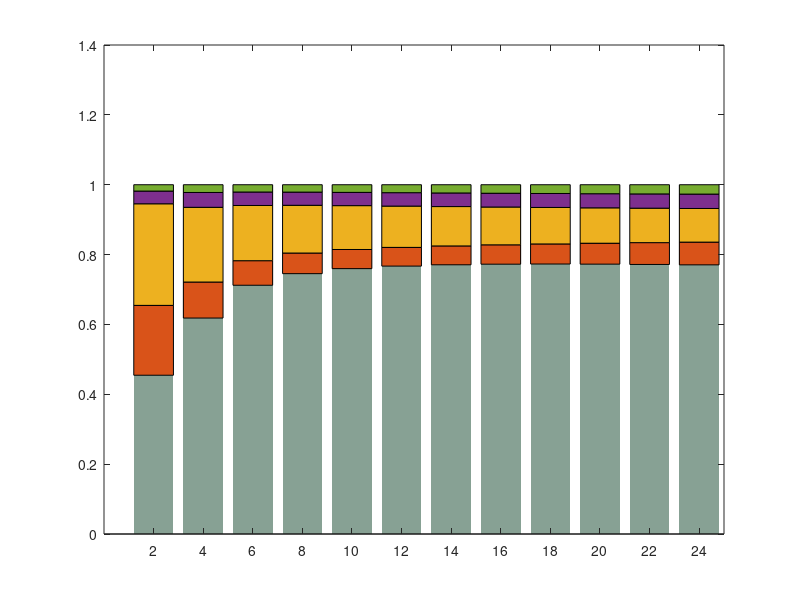

Write the MATLAB code that produced this figure. (Note: this script raises an error after producing the figure.)
% figure_6
clc,clear;
% parameter setting
r1 = 1.3; 
K1 = 50; 
theta1 = 0.85;
gama1 = 1.3; 
alpha1 = 0.06; 
beta1 = 0.8; 

r2 = 1.6; 
K2 = 25; 
gama2 = 0.2; 
alpha2 = 0.06; 
beta2 = 0.6; 

r3 = 1.2;
K3 = 25; 
alpha3 = 0.1; 
beta3 = 0.5;

r4 = 0.08; 
K4 = 3; 
gama3 = 0.11; 

r5 = 0.1; 
K5 = 2; 
gama4 = 0.09; 

% Define the time scale
tspan = 2:2:24; 

% initial conditions
C0 = 25; 
W0 = 11; 
I0 = 16; 
B0 = 2; 
R0 = 1; 
y0 = [C0; W0; I0; B0; R0]; 

% Define the differential equation
dydt = @(t, y) [
    r1 * y(1) * (1 - y(1)/(theta1*K1) - gama1 * y(2)/K2) - alpha1 * y(1) * y(3) + beta1 * y(1);
    r2 * y(2) * (1 - y(2)/K2 - gama2 * y(1)/(theta1*K1)) - alpha2 * y(2) * y(3) - beta2 * y(2);
    r3 * y(3) * (1 - y(3)/K3) - alpha3 * y(3) * (y(4) + y(5)) - beta3 * y(3);
    r4 * y(4) * (1 - y(4)/K4 - gama3 * y(5)/K5);
    r5 * y(5) * (1 - y(5)/K5 - gama4 * y(4)/K4)
];

% Solving differential equations using ode45
[t, y] = ode45(dydt, tspan, y0);

% Extraction results
C = y(:, 1);
W = y(:, 2);
I = y(:, 3);
B = y(:, 4);
R = y(:, 5);

% Data normalization
data = [C, W, I, B, R];
data_normalized = data./ repmat(sum(data, 2), 1, size(data, 2));

% Plotting results
m = bar(t, data_normalized ,'stacked');
set(m(1),'EdgeColor','none','facecolor',[0.53, 0.63, 0.58],'FaceAlpha',.5);
set(m(2),'EdgeColor','none','facecolor',[0.26, 0.45, 0.77],'FaceAlpha',.5);
set(m(3),'EdgeColor','none','facecolor',[0.89, 0.88, 0.57],'FaceAlpha',.8);
set(m(4),'EdgeColor','none','facecolor',[0.37, 0.26, 0.54],'FaceAlpha',.5);
set(m(5),'EdgeColor','none','facecolor',[0.71, 0.55, 0.26],'FaceAlpha',.5);

xlabel('Time   /Week','FontName','Times New Roman','Linewidth', 2,'FontSize',12);
ylabel('Percentage   of   species ','FontName','Times New Roman','Linewidth', 2,'FontSize',12);

% Modification of the vertical scale to percentage form
yticks(0:0.2:1);
yticklabels(strcat(num2str((0:0.2:1)*100), '%'));
set(gca,'YTickLabel',{'0%','20%','40%','60%','80%','100%',''});


% Adjust the y-axis range to leave a blank space at the top
ylim([0, 1.2]); 

legend('$Crop$','$Weed$','$Insect$','$Bat$','$Bird$','Interpreter',"latex",'Linewidth', 2,'location','north','orientation','horizontal','FontSize',12); 
legend('boxoff')
hold off;